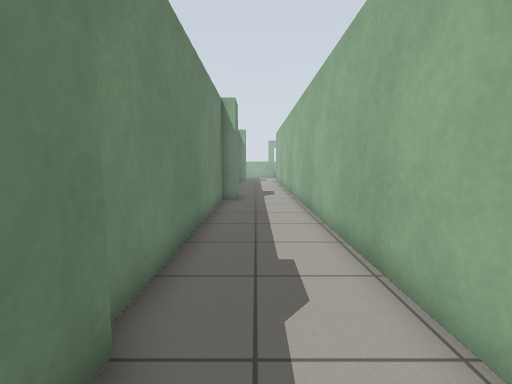
View 1 (above)

22 first-person views from a walk through a Gazebo world. The camera is 0.94 m above the floor, tilts 6° down and sees 85° across. The floor is counted in squares, 0.5 m on a side. Each view is taken from the middle of a square. On the plan, view 1 faces up. The plan holds only what a view shows up to about 16 squares ahead; the rest is blank.

View 2
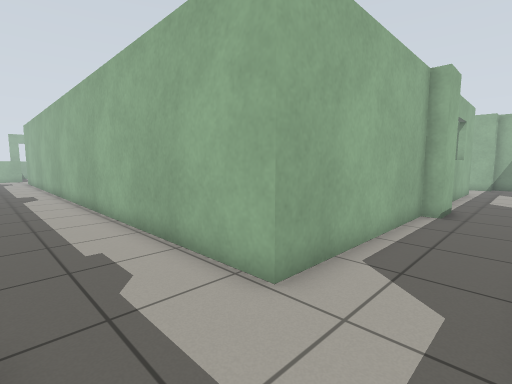

View 3
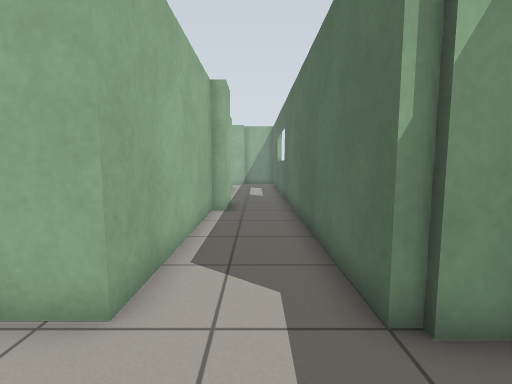

View 4
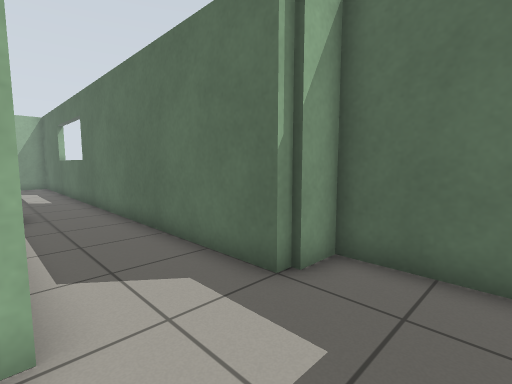

View 5
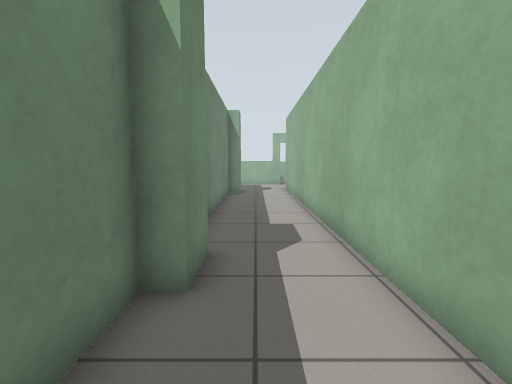

View 6
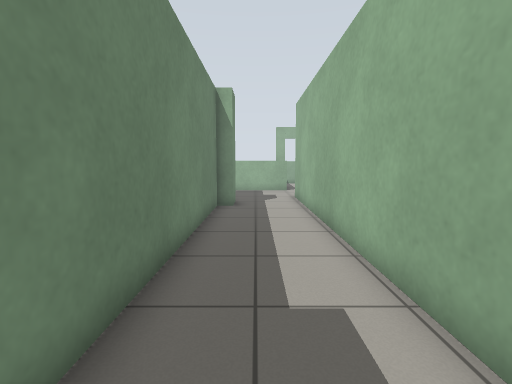

View 7
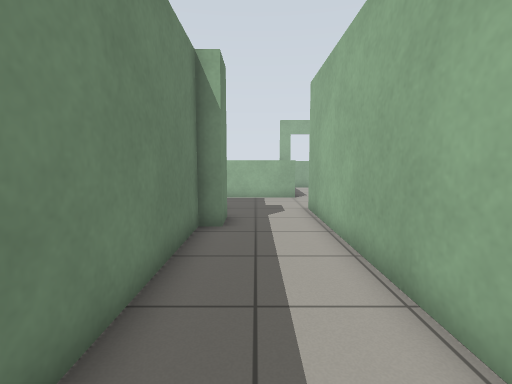

View 8
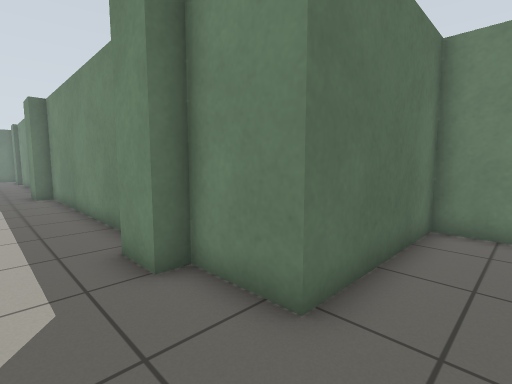

View 9
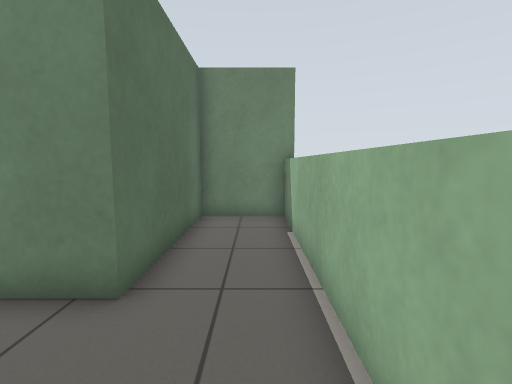

View 10
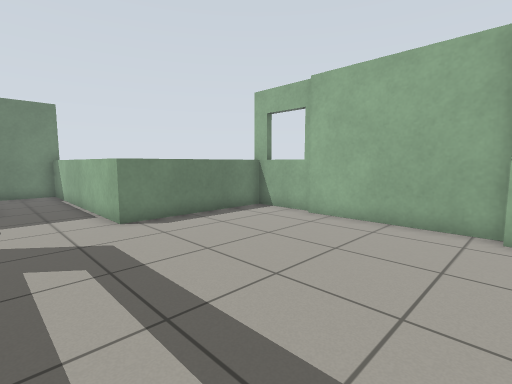

View 11
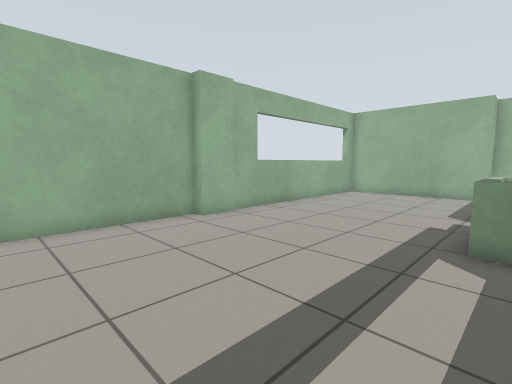

View 12
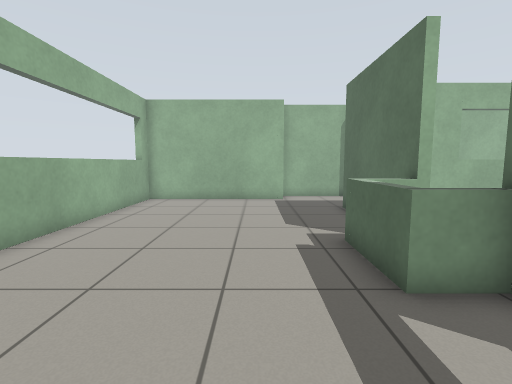

View 13
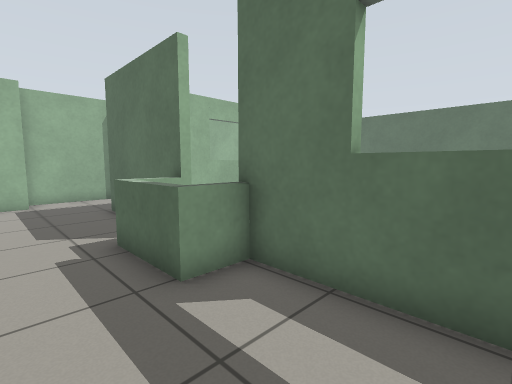

View 14
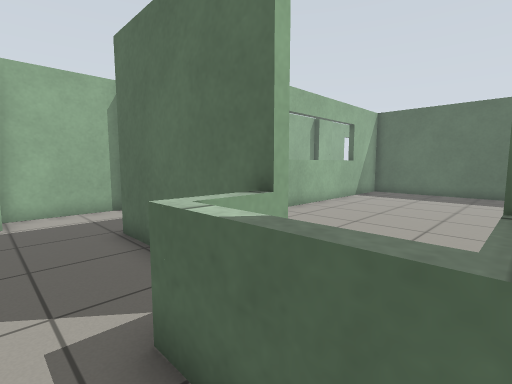

View 15
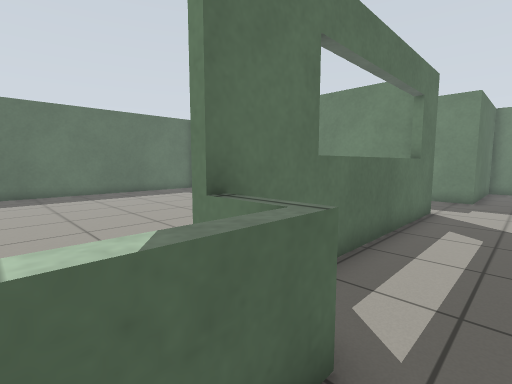

View 16
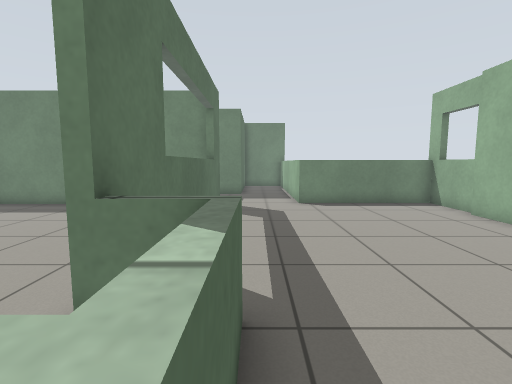

View 17
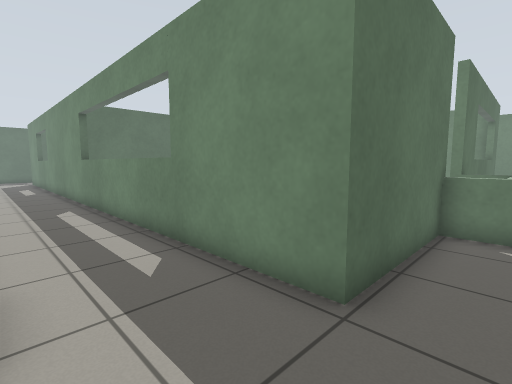

View 18
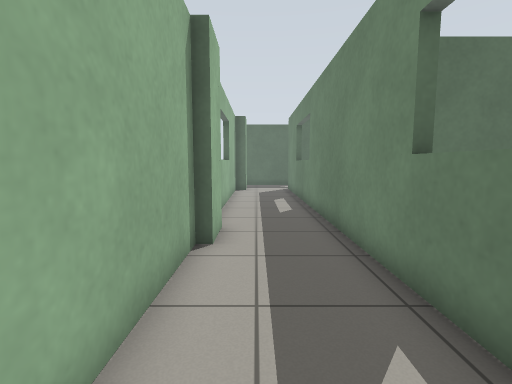

View 19
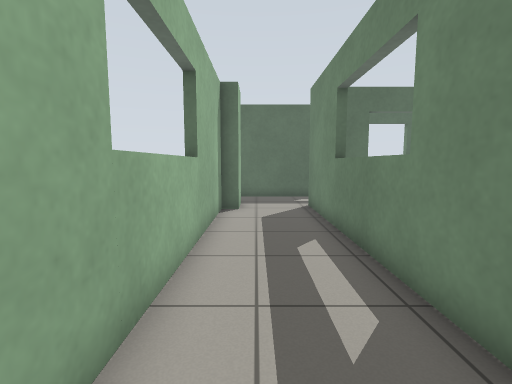

View 20
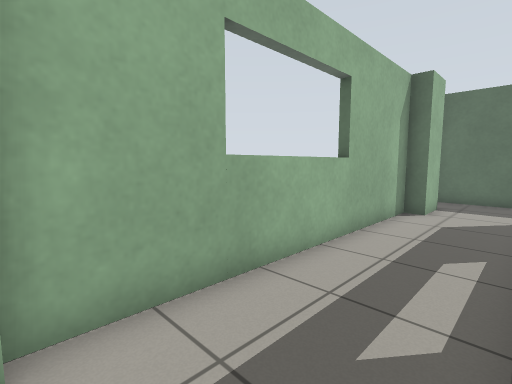

View 21
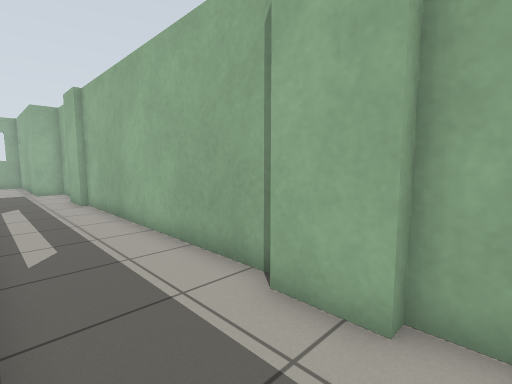

View 22
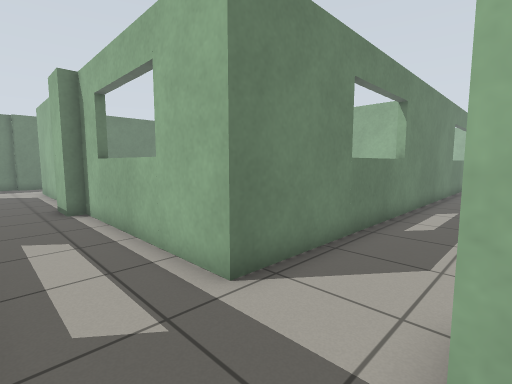

### Floor plan
Points are (right, up) in squares from view 1. A wall is a line through its corners. A room is listed if a view was taken in it or the views show most of it. See-through windows are left out.
Room 1 (views 1, 2, 3, 4, 5, 6, 7, 8)
walls: (-1.4, 2.6) (-1.4, 1.4); (8.4, 1.7) (2.1, 1.7) (2.1, 30.3); (1.9, -1.5) (8.6, -1.5); (2.1, -2) (2.1, -1.5); (-1, -3.1) (1.8, -3.1) (1.8, -1.9); (-7.6, 34.4) (-7.6, 31.1) (-1.7, 31.1) (-1.7, 28.6) (-1, 28.6) (-1, 27.1) (-1.7, 27.1) (-1.7, 15.7) (-1, 15.7) (-1, 13.9) (-1.7, 13.9) (-1.7, 3)
low walls: (2.1, 34) (-7.6, 34)
ways out: opening at (2, 32) to room 2; opening at (9, 0) to room 2
Room 2 (views 9, 10, 11, 12, 13, 14, 15, 16, 17, 18, 19, 20, 21, 22)
walls: (23.6, 28.9) (23.6, 32.6) (22.3, 32.6) (22.3, 39.5) (12.3, 39.5); (19.2, 17.8) (19.7, 17.8); (14.3, 30.3) (19.7, 30.3) (19.7, 1.7) (11.6, 1.7) (11.6, 1) (9.9, 1) (9.9, 1.7) (8.4, 1.7); (12.1, 39.3) (10.6, 39.3) (10.6, 39.8) (5, 39.8); (19.2, 5.8) (19.7, 5.8); (2.1, 30.3) (12.3, 30.3); (4.9, 40.1) (1.7, 40.1); (22.7, 1) (22.7, 2.8) (23.4, 2.8) (23.4, 13.9) (23, 13.9) (23, 15.7) (23.4, 15.7) (23.4, 26.8) (23, 26.8) (23, 28.7); (8.6, -1.5) (23.2, -1.5)
low walls: (11.8, 30.3) (11.8, 31.8) (14.6, 31.8) (14.6, 30.2); (2.1, 40.1) (2.1, 34)
ways out: opening at (2, 32) to room 1; opening at (9, 0) to room 1
Room 3 (no view inside)
walls: (14.3, 30) (14.3, 31.6); (8.9, 14.7) (18.6, 14.7); (2.4, 23.5) (2.4, 20.4); (12.1, 31.6) (12.1, 30); (19.4, 17.4) (19.4, 27); (2.4, 30) (2.4, 25.6)

Where each view was taken, in squares from view 1:
view 1: 0 up, 0 right, facing up
view 2: 1 down, 1 left, facing up-right
view 3: 0 up, 1 left, facing right
view 4: 2 up, 1 left, facing down-right
view 5: 10 up, 0 right, facing up
view 6: 15 up, 0 right, facing up
view 7: 19 up, 0 right, facing up
view 8: 33 up, 1 right, facing down-left
view 9: 33 up, 2 right, facing left
view 10: 31 up, 11 right, facing up-left
view 11: 31 up, 5 right, facing up-right
view 12: 34 up, 8 right, facing right
view 13: 34 up, 8 right, facing down-right
view 14: 33 up, 12 right, facing down-right
view 15: 33 up, 14 right, facing down-left
view 16: 32 up, 15 right, facing left
view 17: 32 up, 23 right, facing down-left
view 18: 22 up, 22 right, facing down
view 19: 14 up, 22 right, facing down
view 20: 14 up, 20 right, facing down-right
view 21: 13 up, 20 right, facing up-right
view 22: 1 down, 23 right, facing up-left
